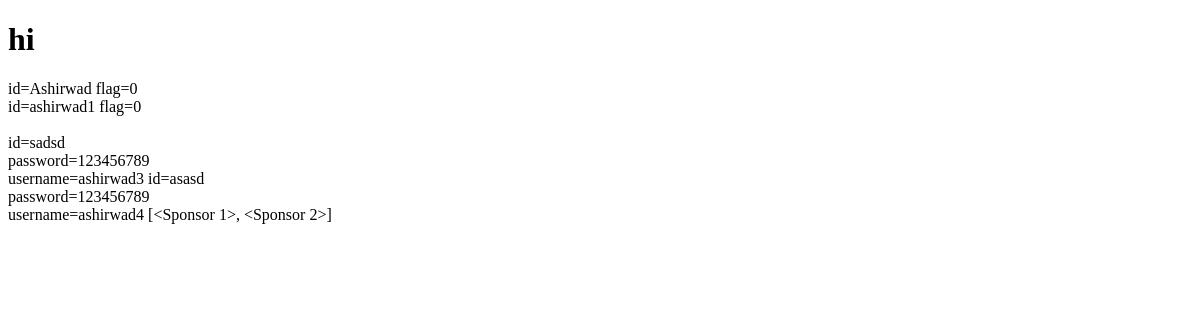
/test, run on an earlier commit of the app's database.
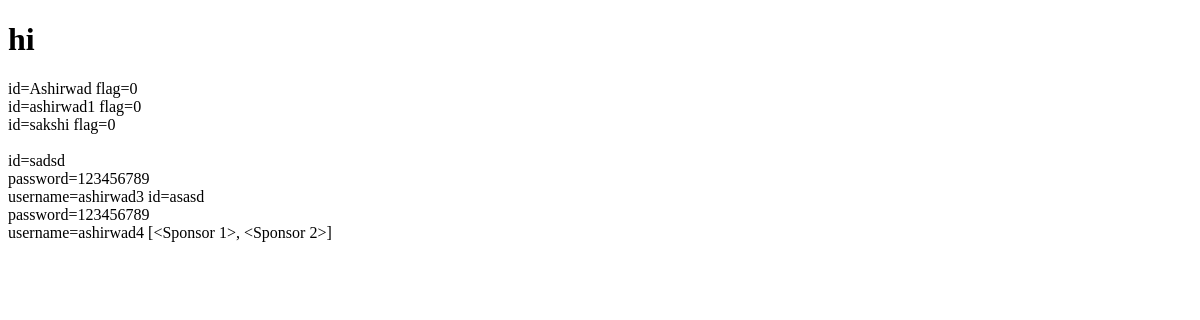
And on a later commit of the database.
### models.py (models this page shows)
class Influencer(db.Model):
    __tablename__ = 'influencer'
    inid=db.Column(db.Integer,primary_key=True)
    iname = db.Column(db.String, nullable=False)
    usename = db.Column(db.String, unique=True)
    email = db.Column(db.String, nullable=False)
    password = db.Column(db.String, nullable=False)
    platform = db.Column(db.String, nullable=False)
    number = db.Column(db.Integer, nullable=False)
    reach = db.Column(db.Integer, nullable=False)
    flag = db.Column(db.Integer, nullable=False, default=0)

class Sponsor(db.Model):
    __tablename__ = 'sponsor'
    sid=db.Column(db.Integer,primary_key=True)
    sname = db.Column(db.String, nullable=False)
    usename = db.Column(db.String, unique=True)
    email = db.Column(db.String, nullable=False)
    password = db.Column(db.String, nullable=False)
    industry = db.Column(db.String, nullable=False)
    number = db.Column(db.Integer, nullable=False)
    flag = db.Column(db.Integer, nullable=False, default=0)

### main.py (the view)
@app.route('/test')
def test():
    influ=Influencer.query.all()
    sp=Sponsor.query.all()
    return render_template('testveiw.html',influ=influ,sp=sp)

### templates/testveiw.html (shortened to what this page needs)
<!DOCTYPE html>
<html lang="en">
<head>
    <link rel="stylesheet" href="">
</head>
<body>
    <h1>hi</h1>
    {% for i in influ %}
    id={{i.iname}}
    flag={{i.flag}}<br>
    {%endfor%}
    <br>
    {% for s in sp %}
    id={{s.sname}}<br>
    password={{s.password}}<br>
    username={{s.usename}}
    {%endfor%}
    {%print(sp)%}
</body>
</html>

What changed in the data, as far as the page shows it:
added Influencer: iname "sakshi", flag "0"
